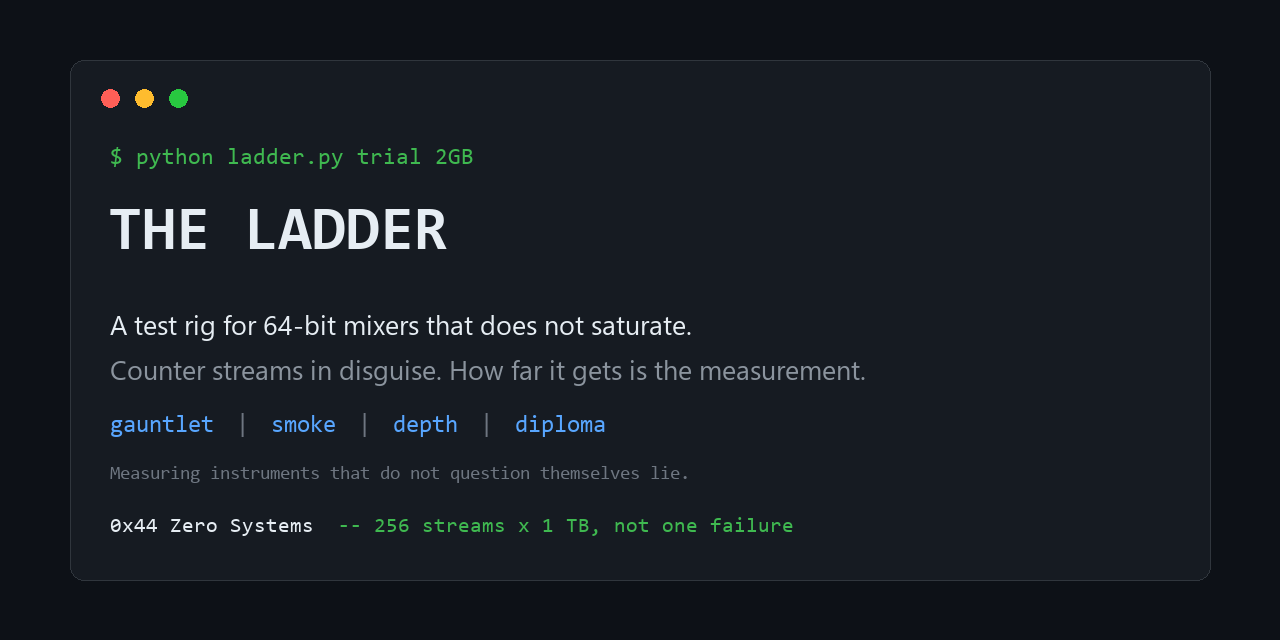

The Python source for this figure:
#!/usr/bin/env python3
# Builds preview.png, the GitHub social preview card for this repository.
#
# GitHub does not store the social preview in the repo; it is uploaded once
# under Settings -> Social preview. The generator lives here anyway, because
# an image whose source is missing cannot be corrected, only replaced -- and
# unlike the papers, this source is small enough to carry without noise.
#
# Layout follows the argus-lite card: 1280x640, dark terminal window, a
# command line, the name, two lines of what it is, the cascade as the row of
# terms, and the credo where argus-lite puts its tagline.
import os

from PIL import Image, ImageDraw, ImageFont

HERE = os.path.dirname(os.path.abspath(__file__))
TARGET = os.path.join(HERE, "preview.png")

W, H = 1280, 640
BG = (13, 17, 23)              # page
CARD = (22, 27, 34)            # terminal window
BORDER = (48, 54, 61)
DOT_R, DOT_Y, DOT_G = (255, 95, 87), (254, 188, 46), (40, 200, 64)
GREEN = (63, 185, 80)          # prompt, and the closing half-line
WHITE = (230, 237, 243)
GREY = (139, 148, 158)         # second description line
BLUE = (88, 166, 255)          # the cascade
DIM = (110, 118, 129)          # the credo

# The card was drawn on Windows with these faces. Elsewhere the script
# falls back to whatever the system has, which changes the metrics: the
# published preview.png is the Windows rendering, and a rebuild on Linux
# will not reproduce it byte for byte. Said here rather than discovered.
F = os.environ.get("LADDER_FONT_DIR", "C:/Windows/Fonts/")


def _face(names, size):
    for n in names:
        try:
            return ImageFont.truetype(F + n, size)
        except OSError:
            pass
    for n in names:
        try:
            return ImageFont.truetype(n, size)
        except OSError:
            pass
    return ImageFont.load_default()


mono = lambda s: _face(["consola.ttf", "DejaVuSansMono.ttf"], s)
monob = lambda s: _face(["consolab.ttf", "DejaVuSansMono-Bold.ttf"], s)
sans = lambda s: _face(["segoeui.ttf", "DejaVuSans.ttf"], s)

im = Image.new("RGB", (W, H), BG)
d = ImageDraw.Draw(im)

# The terminal window.
d.rounded_rectangle([70, 60, 1210, 580], radius=14, fill=CARD, outline=BORDER,
                    width=1)
for x, c in ((110, DOT_R), (144, DOT_Y), (178, DOT_G)):
    d.ellipse([x - 9, 89, x + 9, 107], fill=c)

# The command.
d.text((110, 146), "$ python ladder.py trial 2GB", font=mono(23), fill=GREEN)

# The name.
d.text((108, 202), "THE LADDER", font=monob(62), fill=WHITE)

# What it is.
d.text((110, 305), "A test rig for 64-bit mixers that does not saturate.",
       font=sans(27), fill=WHITE)
d.text((110, 350), "Counter streams in disguise. How far it gets is the "
                   "measurement.", font=sans(27), fill=GREY)

# The cascade.
# Drawn piece by piece so the separators stay dim and the stages stay blue.
x, y = 110, 414
for i, wort in enumerate(("gauntlet", "smoke", "depth", "diploma")):
    if i:
        d.text((x, y), "|", font=mono(24), fill=DIM)
        x += d.textlength("|", font=mono(24)) + 22
    d.text((x, y), wort, font=mono(24), fill=BLUE)
    x += d.textlength(wort, font=mono(24)) + 22

# The credo.
d.text((110, 464), "Measuring instruments that do not question themselves lie.",
       font=mono(19), fill=DIM)

# The signature.
d.text((110, 516), "0x44 Zero Systems", font=mono(21), fill=WHITE)
d.text((110 + d.textlength("0x44 Zero Systems  ", font=mono(21)), 516),
       "-- 256 streams x 1 TB, not one failure", font=mono(21), fill=GREEN)

im.save(TARGET, "PNG", optimize=True)
print(f"written: {TARGET}  ({os.path.getsize(TARGET) // 1024} KB, {W}x{H})")
